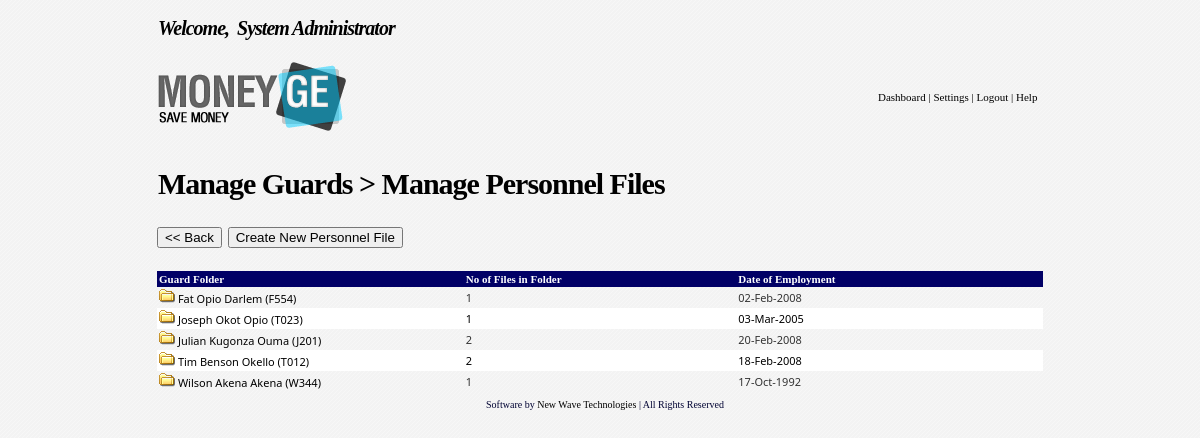
Page /hr/managepersonnel.php (signed in) on the committed database.
### tables this page shows
CREATE TABLE guards (
  id bigint(20) NOT NULL auto_increment,
  guardid varchar(255) default NULL,
  photoname varchar(100) default NULL,
  personid bigint(20) NOT NULL default '0',
  fingerprintname varchar(250) default NULL,
  dateofemployment date NOT NULL default '0000-00-00',
  dateofexpiry date NOT NULL default '0000-00-00',
  jobtitle varchar(100) NOT NULL default '',
  contractstartdate date default NULL,
  contractenddate date default NULL,
  promotiondate datetime default NULL,
  fatherid bigint(20) default NULL,
  motherid bigint(20) default NULL,
  spouseid bigint(20) default NULL,
  nextofkinid bigint(20) default NULL,
  childrenids varchar(250) NOT NULL default '',
  primaryschids varchar(250) NOT NULL default '',
  secondaryschids varchar(250) NOT NULL default '',
  qualschids varchar(250) NOT NULL default '',
  experienceids varchar(250) NOT NULL default '',
  employerids varchar(250) NOT NULL default '',
  refereeids varchar(250) NOT NULL default '',
  uniformids varchar(225) default NULL,
  landlordid bigint(20) NOT NULL default '0',
  lc1letterprovided enum('Y','N') NOT NULL default 'N',
  medicalexaminationdone enum('N','Y') NOT NULL default 'N',
  documentsids varchar(250) default NULL,
  uniformprovided enum('Y','N') NOT NULL default 'N',
  isarchived enum('Y','N') NOT NULL default 'N',
  `status` varchar(250) NOT NULL default '',
  rate varchar(250) NOT NULL default '',
  overtimerate varchar(250) NOT NULL default '',
  nssfno text NOT NULL,
  tinno text NOT NULL,
  financialstatus text NOT NULL,
  leavedays text NOT NULL,
  lastpaymentdate varchar(250) NOT NULL default '',
  datecreated date NOT NULL default '0000-00-00',
  createdby bigint(20) default NULL,
  lastupdatedby bigint(20) default NULL,
  lastupdatedate datetime NOT NULL default '0000-00-00 00:00:00',
  PRIMARY KEY  (id)
);

### include/commonfunctions.php (called while the page is built, shortened)
<?php
	function getRowAsArray($query) {
		$result = mysql_query($query) or die("Invalid query: " . mysql_error());
		return mysql_fetch_assoc($result);
	}
function howManyRows($query){
	$result = mysql_query($query);
	return mysql_num_rows($result);
}
function  userHasRight($userid, $rightid){
	$groupdata = getRowAsArray("SELECT g.rights FROM users u, groups g WHERE u.usergroup = g.id AND u.id = '".$userid."'");
	if(in_array($rightid,split(",",$groupdata['rights']))){
		return true;
	} else {
		return false;
	}
}
	function encryptValue($val){
		$num = strlen($val);
		$numIndex = $num-1;
		$val1="";
		for($x=0;$x<strlen($val);$x++){
			$val1.= substr($val,$numIndex,1);
			$numIndex--;
		}
		$val1 = base64_encode($val1);
		return $val1;
	}
?>

### hr/managepersonnel.php (the view, shortened to what this page needs)
<?php
include_once "../include/commonfunctions.php";
?>
<!DOCTYPE HTML PUBLIC "-//W3C//DTD HTML 4.01 Transitional//EN">
<html>
<head>
<link href="../Styles/ultimatesecurity.css" rel="stylesheet" type="text/css">
</head>
<body class="mainbackground" topmargin="0" bottommargin="0">
<table width="90%" border="0" align="center" cellpadding="2" cellspacing="2" class="outtertablebg">
  <tr>
    <td height="7" colspan="2"></td>
  </tr>
  <tr>
    <td colspan="2"><?php include "../core/header.php";?></td>
  </tr>
  <tr>
    <td height="7" colspan="2"></td>
  </tr>
  <tr>
    <td colspan="2" align="center" valign="top"><table width="100%" border="0" cellpadding="0" cellspacing="0" class="contenttableborder">
      <tr>
        <td class="headings"><a href="manageguards.php<?php if(isset($_GET['t'])){ echo "?a=search&t=".$_GET['t'];}?>">Manage Guards</a> &gt; Manage Personnel Files </td>
      </tr>
      <tr>
        <td><table width="100%" border="0">
          <tr>
            <td>&nbsp;</td>
          </tr>
          <tr>
            <td><?php if(!isset($_GET['t'])){?>
              <input type="button" name="cancel" id="cancel" value="<< Back" onClick="javascript:history.go(-1);">&nbsp;<?php if(isset($_GET['a']) && $_GET['a'] == "search" && userHasRight($_SESSION['userid'], "141")){?><input type="button" name="Button" id="submit" value="Print"  onClick="openPopWindow(600,350,'Guard Print Report','print')"><?php } else {  if(userHasRight($_SESSION['userid'], "74")){?>   <input type="button" name="newpersonnel" value="Create New Personnel File" onClick="javascript:document.location.href='../hr/personnel.php'"><?php } } }?></td>
          </tr>
          <tr>
            <td>&nbsp;</td>
          </tr>
		  <?php
		  if(!isset($_GET['a']) && !isset($_GET['v']) && !isset($_GET['id'])){
		  	$guardresult = mysql_query("SELECT p.firstname, p.lastname, p.othernames, g.dateofemployment, g.guardid, g.id FROM guards g, persons p WHERE g.personid = p.id ORDER BY p.firstname ASC");
			  	$guarddetailsarr = array();
				$k = 0;
				while($theguard=mysql_fetch_array($guardresult,MYSQL_ASSOC)){
					$guardfileno = howManyRows("SELECT * FROM personnel WHERE guard = '".$theguard['guardid']."'");
					if($guardfileno > 0){
						$guarddetailsarr[$k]['id'] = $theguard['guardid'];
						$guarddetailsarr[$k]['name'] = $theguard['firstname']." ".$theguard['lastname']." ".$theguard['othernames']." (".$theguard['guardid'].")";
						$guarddetailsarr[$k]['fileno'] = $guardfileno;
						$guarddetailsarr[$k]['employmentdate'] = $theguard['dateofemployment'];
						$k++;
					}
				}
		  ?>
		     <tr>
            <td><table width="100%" border="0" class="contenttableborder" cellpadding="2" cellspacing="0">
              <tr style="font-family: tahoma;
	font-size: 11px;
	font-weight:bold;
	color:#FFFFFF;
	text-decoration: none;
	background-color: #010066;
	font-weight:bold">
                <td width="18%">Guard Folder</td>
                <td width="16%">No of Files in Folder </td>
                <td width="18%">Date of Employment </td>
                </tr>
              <?php
			  	for($i=0; $i<count($guarddetailsarr); $i++){
			      if(($i%2)==0) {
				     $rowclass = "oddrow";
				  } else {
				     $rowclass = "evenrow";
				  }
			   ?>
              <tr class="<?php echo $rowclass; ?>">
                <td><img src="../images/folder.gif" alt="Disciplinary folder for <?php echo $guarddetailsarr[$i]['name'];?>" width="16" height="14"> <a href="managepersonnel.php?id=<?php echo encryptValue($guarddetailsarr[$i]['id']);?>"><?php echo $guarddetailsarr[$i]['name'];?></a></td>
                <td><?php echo $guarddetailsarr[$i]['fileno'];?></td>
                <td><?php echo date("d-M-Y", strtotime($guarddetailsarr[$i]['employmentdate']));?></td>
                </tr>
              <?php } ?>
            </table></td>
          </tr>
		  <?php }?>
        </table>
        </td>
      </tr>
    </table></td>
  </tr>
  <tr>
    <td colspan="2" align="left" valign="top" class="copyright"><?php include("../include/footer.php");?></td>
  </tr>
  <tr>
    <td colspan="2" align="left" valign="top">&nbsp;</td>
  </tr>
</table>
</body>
</html>

### Styles/ultimatesecurity.css (style rules this page uses)
body { font-family: Segoe UI, Arial, Tahoma; font-size: 11px; font-weight:normal; color:333; text-decoration: none; background:#fff url("../images/bg.png") fixed; }
a { color:#333; text-decoration:none; }
table { font-size: 11px; font-weight:normal; text-decoration: none; }
td { font-size: 11px; text-decoration: none; }
.outtertablebg { width:900px; }
.headings { font-family: Rockwell; font-size: 30px; font-weight:bold; letter-spacing:-1px; color:#000000; text-decoration: none; height:20; background-image: url(../images/subheaderbg_blue1.gif); background-repeat: repeat-x; background-position: left top; padding: 4px; }
.copyright { font-family: verdana; font-size: 10px; font-weight:normal; padding:0px 0px 0px 10px; text-decoration: none; text-align:center; }
.contenttableborder { border: 0px; border-style: solid; border-color: #adaefe; }
.oddrow { padding-bottom:5px; padding-top:5px; color:#333; font-size:12px; }
.evenrow { background-color:#fff; color:#000; padding-bottom:5px; padding-top:5px; font-size:12px; }
a,a:visited { text-decoration:none; color:#000000; }

### rows in the picture
guards: dateofemployment "02-Feb-2008"
guards: dateofemployment "03-Mar-2005"
guards: dateofemployment "20-Feb-2008"
guards: dateofemployment "18-Feb-2008"
guards: dateofemployment "17-Oct-1992"

### other values in the picture
$_SESSION['names'] "System Administrator"
$guarddetailsarr[$i]['name'] "Fat Opio Darlem (F554)"
$guarddetailsarr[$i]['fileno'] "1"
$guarddetailsarr[$i]['name'] "Joseph Okot Opio (T023)"
$guarddetailsarr[$i]['name'] "Julian Kugonza Ouma (J201)"
$guarddetailsarr[$i]['fileno'] "2"
$guarddetailsarr[$i]['name'] "Tim Benson Okello (T012)"
$guarddetailsarr[$i]['name'] "Wilson Akena Akena (W344)"
